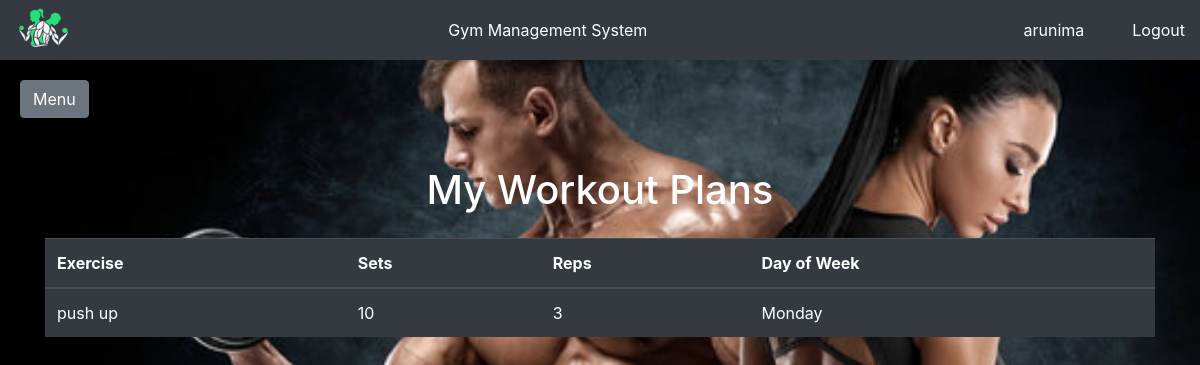
/workout_plan_list/ (signed in), run on the app's committed database.
### workout_setup/models.py (models this page shows, shortened)
class WorkoutPlan(models.Model):
    user = models.ForeignKey(User, on_delete=models.CASCADE)
    exercise = models.ForeignKey(Exercise, on_delete=models.CASCADE)
    sets = models.IntegerField()
    reps = models.IntegerField()
    day_of_week = models.CharField(max_length=10, choices=[
        ('Monday', 'Monday'),
        ('Tuesday', 'Tuesday'),
        ('Wednesday', 'Wednesday'),
        ('Thursday', 'Thursday'),
        ('Friday', 'Friday'),
        ('Saturday', 'Saturday'),
        ('Sunday', 'Sunday'),
    ])

class Exercise(models.Model):
    name = models.CharField(max_length=100)

### workout_setup/views.py (the view)
# urls.py: path('workout_plan_list/', views.workout_plan_list, name='workout_plan_list'),
@login_required
def workout_plan_list(request):
    workout_plans = WorkoutPlan.objects.filter(user=request.user)
    return render(request, 'workout/workout_plan_list.html', {'workout_plans': workout_plans})

### main/templates/workout/workout_plan_list.html
{% extends "base.html" %}
{% block content %}
<div class="container mt-5">
    <h1 class="text-center mb-4 text-white">My Workout Plans</h1>
    <table class="table table-striped">
        <thead class="thead-dark">
        <tr>
            <th>Exercise</th>
            <th>Sets</th>
            <th>Reps</th>
            <th>Day of Week</th>
        </tr>
        </thead>
        <tbody>
        {% for plan in workout_plans %}
        <tr class="text-white bg-dark">
            <td>{{ plan.exercise.name }}</td>
            <td>{{ plan.sets }}</td>
            <td>{{ plan.reps }}</td>
            <td>{{ plan.day_of_week }}</td>
        </tr>
        {% endfor %}
        </tbody>
    </table>
</div>
{% endblock %}

### main/templates/base.html (shortened to what this page needs)
<!DOCTYPE html>
<html>
  <head>
    <link
      href="https://stackpath.bootstrapcdn.com/bootstrap/4.5.2/css/bootstrap.min.css"
      rel="stylesheet"
    />
    {% load static %}
    <link rel="stylesheet" type="text/css" href="{% static 'css/main.css' %}" />
  </head>
  <body>
    <div class="header">
      <a href="{% url 'home' %}">
        <img
          src="{% static 'images/gms_logo.png' %}"
          alt="Logo"
        />
      </a>
      <div class="center">Gym Management System</div>
      <div class="text-white mr-5">{{user.username}}</div>
      <a href="/" class="text-white">Logout</a>
    </div>
    <div class="content" id="content">
      <button
        class="btn btn-secondary"
        id="sidebarCollapse"
        style="margin-top: 60px"
      >
        Menu
      </button>
      {% block content %} {% endblock %}
    </div>
  </body>
</html>

### main/static/css/main.css (style rules this page uses)
.header { height: 60px; background-color: #343a40; color: #ffffff; text-align: center; position: fixed; width: 100%; top: 0; z-index: 1000; display: flex; align-items: center; justify-content: space-between; padding: 0 15px; }
.header img { height: 50px; }
.header .center { flex-grow: 1; text-align: center; }
.content { padding: 20px; }
.content { margin-left: 0; padding: 20px; transition: margin-left 0.3s ease; }

### data on the page
WorkoutPlan: exercise.name "push up", sets "10", reps "3", day_of_week "Monday"

### other printed values
{{ user.username }} "arunima"
